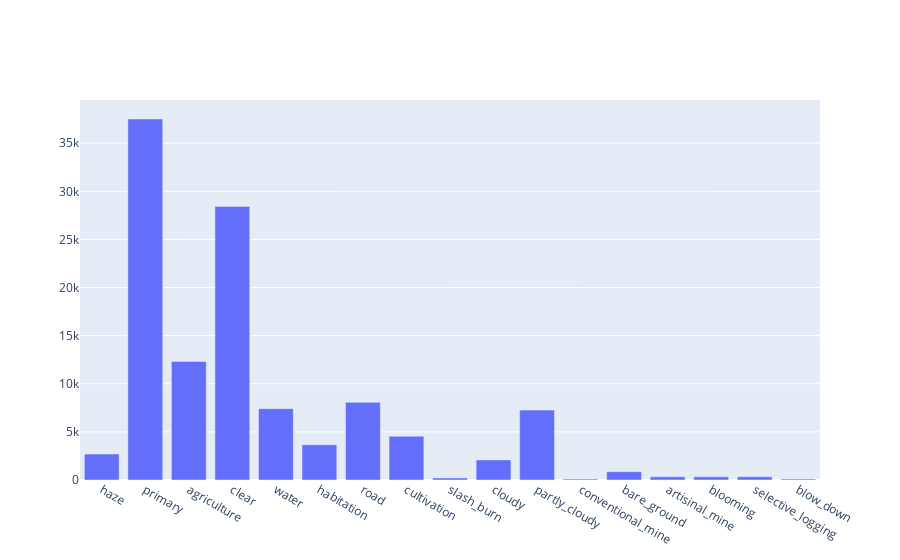

Notebook code cell kept with this figure:
### Code cell
# Exploratory Data Analysis
# Bar-plot
labels = df_train_data['tags'].apply(lambda x: x.split(' '))
from collections import Counter, defaultdict
counts = defaultdict(int)
for l in labels:
    for l2 in l:
        counts[l2] += 1

data=[go.Bar(x=list(counts.keys()), y=list(counts.values()))]
layout=dict(height=800, width=800, title='Distribution of training labels')
fig=dict(data=data, layout=layout)
py.iplot(data, filename='train-label-dist')

### Figure 1 — Plotly figure (JSON) as saved in the notebook; plotly's stock layout.template omitted (floating-point values rounded to 4 significant figures)
{"data": [{"type": "bar", "x": ["haze", "primary", "agriculture", "clear", "water", "habitation", "road", "cultivation", "slash_burn", "cloudy", "partly_cloudy", "conventional_mine", "bare_ground", "artisinal_mine", "blooming", "selective_logging", "blow_down"], "y": [2697, 37513, 12315, 28431, 7411, 3660, 8071, 4547, 209, 2089, 7261, 100, 862, 339, 332, 340, 101]}], "layout": {}}
